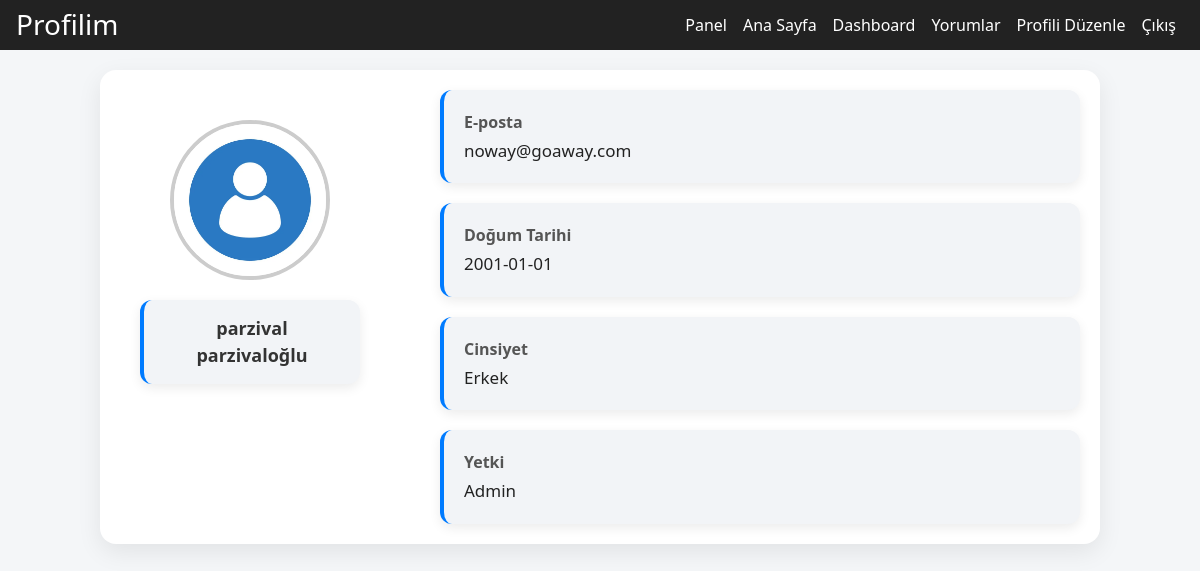
The page /php/profile.php (signed in) on the database its author committed.
### tables this page shows
CREATE TABLE `clients` (
  `id` int(11) NOT NULL,
  `name` varchar(100) NOT NULL,
  `surname` varchar(100) NOT NULL,
  `birth_date` date NOT NULL,
  `gender` enum('Erkek','Kadın','Diğer') NOT NULL,
  `email` varchar(150) NOT NULL,
  `password` varchar(255) NOT NULL,
  `authority_id` int(11) DEFAULT 3,
  `profile_photo` varchar(100) DEFAULT NULL
);

### php/profile.php (the view, shortened to what this page needs)
<?php
include('db.php');
$user_id = $_SESSION['user_id'];
$query = "SELECT name, surname, birth_date, gender, email, authority_id, profile_photo FROM clients WHERE id = ?";
$stmt = $conn->prepare($query);
$stmt->bind_param("i", $user_id);
$stmt->execute();
$result = $stmt->get_result();
$user = $result->fetch_assoc();
$authority = match ($user['authority_id']) {
    1 => 'Admin',
    2 => 'Personel',
    3 => 'Kullanıcı',
    default => 'Bilinmiyor'
};
?>
<!DOCTYPE html>
<html lang="tr">
<head>
    <link href="https://cdn.jsdelivr.net/npm/bootstrap@5.3.2/dist/css/bootstrap.min.css" rel="stylesheet">
</head>
<body>
<?php
include 'navbar.php';
?>
<div class="profile-wrapper">
    <div class="profile-container">
        <div class="left-column">
            <img class="profile-photo"
                 src="<?php echo !empty($user['profile_photo']) && file_exists('../uploads/' . $user['profile_photo']) ? '../uploads/' . htmlspecialchars($user['profile_photo']) : '../assets/default_profile.png'; ?>"
                 alt="Profil Fotoğrafı">
            <div class="name-card">
                <?php echo htmlspecialchars($user['name'] . ' ' . $user['surname']); ?>
            </div>
        </div>
        <div class="right-column">
            <div class="info-card">
                <div class="info-label">E-posta</div>
                <div class="info-value"><?php echo htmlspecialchars($user['email']); ?></div>
            </div>
            <div class="info-card">
                <div class="info-label">Doğum Tarihi</div>
                <div class="info-value"><?php echo htmlspecialchars($user['birth_date']); ?></div>
            </div>
            <div class="info-card">
                <div class="info-label">Cinsiyet</div>
                <div class="info-value"><?php echo htmlspecialchars($user['gender']); ?></div>
            </div>
            <div class="info-card">
                <div class="info-label">Yetki</div>
                <div class="info-value"><?php echo $authority; ?></div>
            </div>
        </div>
    </div>
</div>
</body>
</html>

### php/profile.php (style rules this page uses)
body { margin: 0; font-family: 'Segoe UI', sans-serif; background-color: #f4f6f8; }
.profile-wrapper { max-width: 1000px; margin: 20px auto; padding: 20px; background-color: #ffffff; border-radius: 16px; box-shadow: 0 8px 24px rgba(0, 0, 0, 0.08); }
.profile-container { display: flex; gap: 60px; flex-wrap: wrap; justify-content: center; }
.left-column { flex: 0 0 260px; text-align: center; background-color:rgb(255, 255, 255); padding: 30px 20px; border-radius: 16px; box-shadow: 0 4px 12px rgba(0, 0, 0, 0); }
.profile-photo { width: 160px; height: 160px; border-radius: 50%; object-fit: cover; border: 4px solid #ccc; }
.name-card { margin-top: 20px; background-color: #f2f4f7; padding: 15px 20px; border-radius: 12px; box-shadow: 0 4px 12px rgba(0, 0, 0, 0.08); font-size: 18px; font-weight: 600; color: #333; border-left: 4px solid #007BFF; padding-left: 20px; cursor: default; }
.right-column { flex: 1; min-width: 280px; display: flex; flex-direction: column; gap: 20px; }
.info-card { background-color: #f2f4f7; padding: 20px 25px; border-radius: 12px; box-shadow: 0 4px 12px rgba(0, 0, 0, 0.08); transition: box-shadow 0.3s; border-left: 4px solid #007BFF; padding-left: 20px; cursor: default; }
.info-label { font-weight: 600; color: #555; margin-bottom: 4px; }
.info-value { color: #222; font-size: 17px; }

### rows shown on the page
clients: name+surname "parzival parzivaloğlu", email "noway@goaway.com", birth_date "2001-01-01", gender "Erkek", authority "Admin"

### other values the page prints
$navbarTitle "Profilim"
